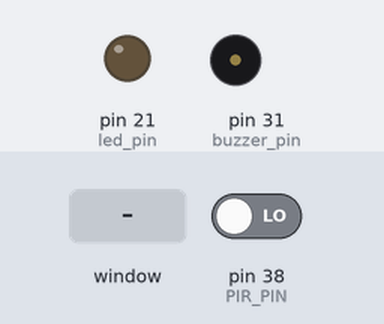
Recording of a program running on a simulated Raspberry Pi (header pin numbers). Shown: output pins drawn as LEDs (lit = HIGH), buzzer (waves = sounding, pin HIGH). The test bench sets the inputs (shaded band); at power-on: pin 38 (PIR_PIN) LOW. The desktop window is not drawn, its controls go by their first labels and the mouse button is held 0.15 s; web requests get an empty 200 reply after 0.4 s; threads take turns every 2 ms; what the program prints to the terminal is not drawn.

Above: at 1.2 s.
1.3 s: control labelled "Turn on" in the window clicked
2.9 s: pin 38 (PIR_PIN) driven HIGH
At 4.1 s:
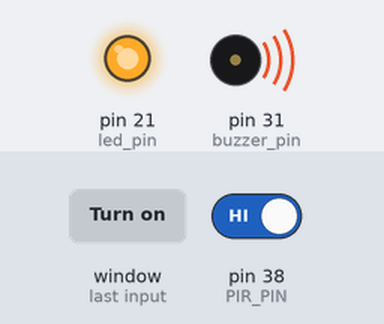
4.4 s: pin 38 (PIR_PIN) driven LOW
At 5.3 s:
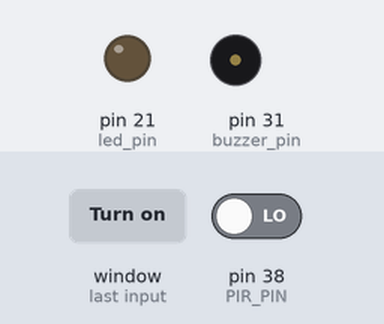
5.9 s: control labelled "Turn off" in the window clicked
Timing chart, 0 to 8.4 s (numbered marks = the images above; inputs shaded):
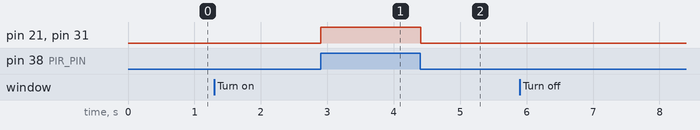

Measured:
- after the input at 1.3 s, every drawn part: stays the same
- after the input at 2.9 s, pin 21 (led_pin), pin 31 (buzzer_pin): LOW → HIGH at once
- after the input at 4.4 s, pin 21 (led_pin), pin 31 (buzzer_pin): HIGH → LOW at once
- after the input at 5.9 s, every drawn part: stays the same

The program:

prfin_var_final.py
```python
import RPi.GPIO as GPIO
from tkinter import Tk, Button
import time
import threading
import requests
import tkinter.font

GPIO.setwarnings(False)

# Configure the GPIO pins

PIR_PIN = 38
led_pin= 21
buzzer_pin= 31
GPIO.setmode(GPIO.BOARD)
GPIO.setup(PIR_PIN, GPIO.IN)
GPIO.setup(led_pin, GPIO.OUT)
GPIO.setup(buzzer_pin, GPIO.OUT)

# Initialize the GUI
root = Tk()
root.title("PIR Motion Sensor Control")

# Function to toggle the PIR sensor state
def toggle_pir_state():
    current_state = GPIO.input(PIR_PIN)
    new_state = GPIO.HIGH if current_state == GPIO.LOW else GPIO.LOW
    GPIO.output(PIR_PIN, new_state)


def pir():

    try:
        while True:
            global flg
            time.sleep(0.1)
            state=0
            state=GPIO.input(PIR_PIN)
            state-0
            if(state == 1): #if the pir motion sensor detect movement print detect
                # snf LED and buzzer inform users
                print("detect！")
                GPIO.output(led_pin, GPIO.HIGH)
                GPIO.output(buzzer_pin, GPIO.HIGH)
                #time.sleep( 0.1 )
                #root.after(100,turn_on)
                event_name="motion_detected"
                webhook_key="bwnV8Z2WsCCHk6jfRJVRVC"
                payload={'value1': 'Motion Detected'}
                url=f"https://maker.ifttt.com/trigger/{event_name}/with/key/{webhook_key}"
                requests.post(url, data=payload)

            elif(flg==False):
                print("stop pir")
                flg= True
                GPIO.output(led_pin, GPIO.LOW)
                GPIO.output(buzzer_pin, GPIO.LOW)
                break
            else: # else print no detect and nothing
                print("no detect")
                GPIO.output(led_pin, GPIO.LOW)
                GPIO.output(buzzer_pin, GPIO.LOW)
                #root.after(100,turn_on)
                #$time.sleep( 0.1 )

            #root.update()
            #root.after(100,pir)
            #root.mainloop()

    except KeyboardInterrupt:
        GPIO.cleanup()

# Button callback functions
def turn_on():
    print('on')
    #GPIO.output(PIR_PIN,GPIO.HIGH)
    #GPIO.output(PIR_PIN, GPIO.HIGH)
    #GPIO.output(led_pin,GPIO.HIGH)
    thread=threading.Thread(target=pir)
    thread.start()
    #pir()


def turn_off():
    print('off')
    global flg
    flg=False
    state=0
    GPIO.output(led_pin, GPIO.LOW)
    GPIO.output(buzzer_pin, GPIO.LOW)
    #root.after(1,turn_off)
    #state=GPIO.input(PIR_PIN)
    #GPIO.output(PIR_PIN, GPIO.LOW)

flg=True
myFont = tkinter.font.Font(family='Helvetica', size=36, weight='bold')


# Create the buttons
#on_button = Button(root, text="ON", command=turn_on)
on_button=Button(root, text='Turn on', font= myFont, command=turn_on, bg='green', height=2, width=24)

#on_button.pack()
on_button.grid(row=0, column=1)


#off_button = Button(root, text="OFF", command=turn_off)
off_button=Button(root, text='Turn off', font= myFont, command=turn_off, bg='red', height=2, width=24)

#off_button.pack()
off_button.grid(row=1, column=1)


# Start the main loop
root.mainloop()
```
